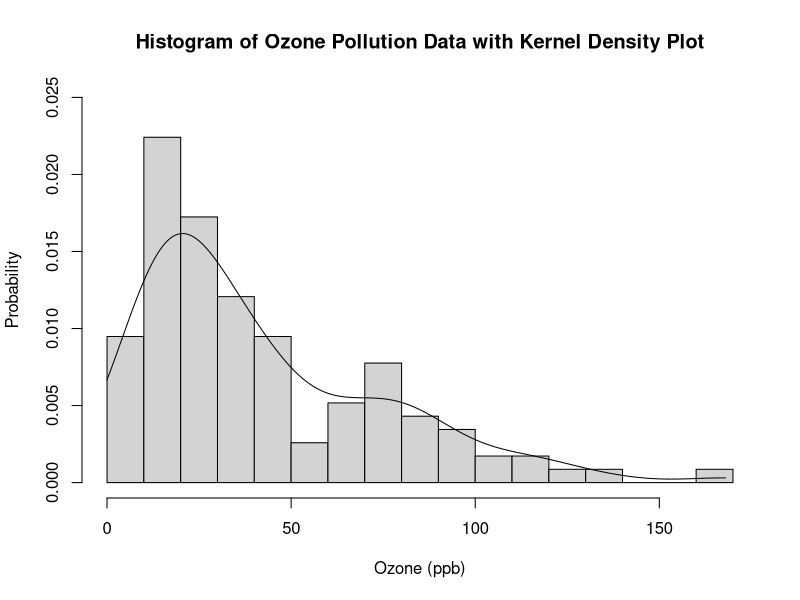

Write the R code that produced this figure. (Note: this script raises an error after producing the figure.)
## ---- chunk 1
rm(list=ls())
rm(list=ls(all.names=TRUE))

# view first 6 entries of the "Ozone" data frame
head(airquality)

# extract "Ozone" data vector
ozone = airquality$Ozone

# sample size of "ozone"
length(ozone)

# summary of "ozone"
summary(ozone)
## ---- chunk 2
length(ozone[is.na(ozone) == F])
length(ozone[!is.na(ozone)])
n = sum(!is.na(ozone))
## ---- chunk 3
mean.ozone = mean(ozone, na.rm = T)
var.ozone = var(ozone, na.rm = T)
sd.ozone = sd(ozone, na.rm = T)

var(ozone, na.rm = T)
sd(ozone, na.rm = T)
max.ozone = max(ozone, na.rm = T)
## ---- chunk 4
# png('INSERT YOUR DIRECTORY PATH HERE/histogram and kernel density plot.png')
hist(ozone, breaks = 15, freq = F, xlab = 'Ozone (ppb)', ylim = c(0, 0.025), ylab = 'Probability', main = 'Histogram of Ozone Pollution Data with Kernel Density Plot')
lines(density(ozone, na.rm = T, from = 0, to = max.ozone))
# dev.off()
## ---- chunk 5
g <- ggplot(subset(data.frame(ozone), !is.na(ozone)), aes(ozone, ..density..)) + geom_histogram(binwidth=5, fill='lightblue') + geom_density(color='red')
g
## ---- chunk 6
# histogram with normal density curve
# png('INSERT YOUR DIRECTORY PATH HERE/histogram and normal density plot.png')
ozone.histogram = hist(ozone, breaks = 50, freq = F)
ozone.ylim.normal = range(0, ozone.histogram$density, dnorm(ozone, mean = mean.ozone, sd = sd.ozone), na.rm = T)
hist(ozone, breaks = 15, freq = F, ylim = c(0, 0.025), xlab = 'Ozone (ppb)', ylab = 'Probability', main = 'Histogram of Ozone Pollution Data with Normal Density Curve')
curve(dnorm(x, mean = mean.ozone, sd = sd.ozone), add = T, col='darkgreen', lwd=2)
lines(density(ozone, na.rm = T, from = 0, to = max.ozone), col='red', lwd=1)
# dev.off()
## ---- chunk 7
# png('INSERT YOUR DIRECTORY PATH HERE/histogram and normal density plot.png')
hist(ozone, breaks = 15, freq = F, xlim = c(0, 170), ylim = c(0, 0.025), xlab = 'Ozone (ppb)', ylab = 'Relative Frequency', main = 'Histogram of Ozone Pollution Data with Gamma Density Curve')

# add gamma density
curve(dgamma(x, shape = mean.ozone^2/var.ozone, scale = var.ozone/mean.ozone), add = T, col='blue', lwd=3)

# add kernel density
lines(density(ozone, na.rm = T, from = 0, to = max.ozone), col='red', lwd=1)

# add normal density
curve(dnorm(x, mean = mean.ozone, sd = sd.ozone), add = T, col='darkgreen', lwd=1)
# dev.off()
## ---- chunk 8
all_data <- data.frame(subset(data.frame(ozone), !is.na(ozone)))
all_data<- mutate(all_data, 
                  norm=dnorm(ozone, mean=mean.ozone, sd=sd.ozone), 
                  g=dgamma(ozone, shape=mean.ozone^2/var.ozone, scale=var.ozone/mean.ozone))

g <- ggplot(all_data, aes(ozone, ..density..)) + geom_histogram(binwidth=10, fill='white', alpha=0.5, colour='lightblue') + geom_density(color='red')
g + geom_line(aes(y=norm), colour='darkgreen', size=1) +
  geom_line(aes(y=g), colour='blue', size=1.5)
